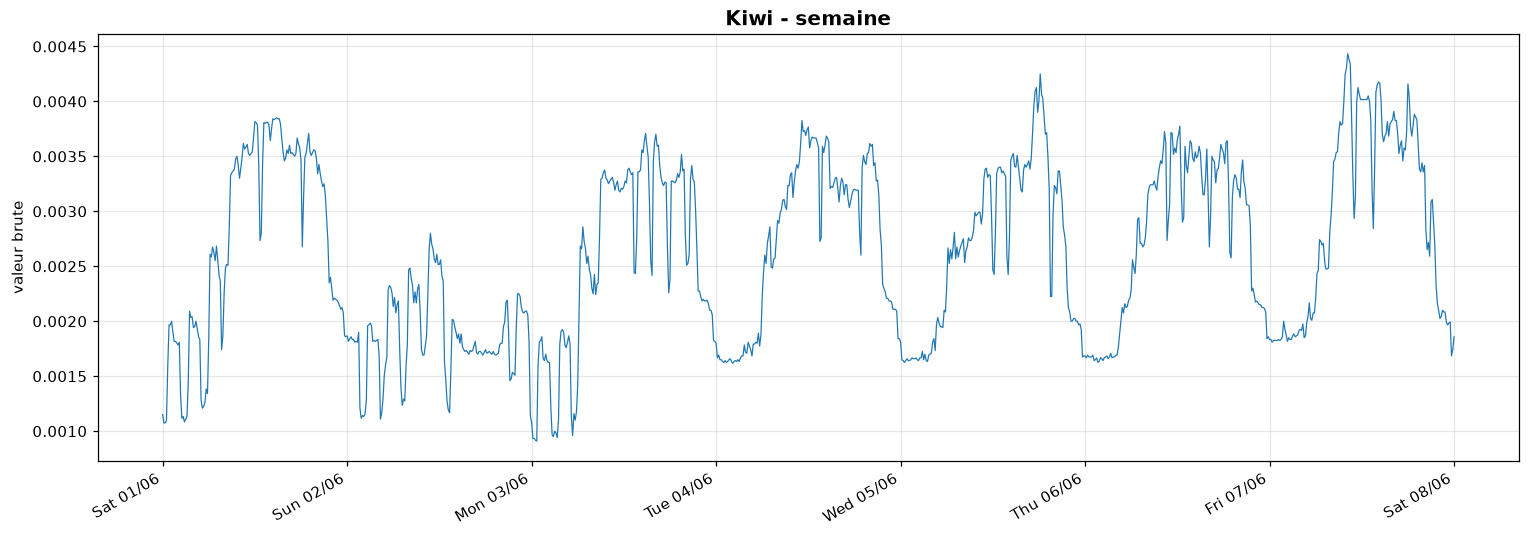
#> input picture Courbes de charge Mines/test.png, 1529 x 537 px; its folder holds only this picture in this run
$ python -i fonctions.py   (imports and definitions only)
#> lines starting #> are read from the running program, lines starting #| are printed output that depends on the picture
"""
Bibliotheque commune du projet "Courbes de charge".

Ce fichier regroupe TOUTES les fonctions utilisees dans le projet, qui etaient
auparavant dispersees dans trois fichiers differents (utils_energie.py,
visu_brute.py, talon.py). Il n'y a plus qu'un seul fichier a maintenir : celui-ci.

Sections :
  1. Chargement des fichiers Excel -> DataFrame indexe par le temps
  2. Decoupage en fenetres temporelles (jour / semaine / mois / annee / tout)
  3. Trace de la courbe brute (matplotlib)
  4. Semaine type d'un mois donne (plotly), brute et lissee
  5. Talon (puissance de base) : ponctuel sur une semaine, et glissant sur l'annee

Utilisation dans le notebook :
    from utils_energie import charger, tracer, tracer_semaine_type_mois, \
        tracer_semaine_type_mois_filtre, tracer_talon, tracer_talon_annuel_dynamique
"""

from pathlib import Path
import numpy as np
import pandas as pd
import matplotlib
import matplotlib.pyplot as plt
import matplotlib.dates as mdates
import plotly.express as px

EXCEL_EPOCH = pd.Timestamp("1899-12-30")
DUREES = {"jour": "1D", "semaine": "7D", "mois": "1MS", "annee": "1YS", "tout": None}


# ---------------------------------------------------------------------------
# 1. Chargement
# ---------------------------------------------------------------------------

# [90 lines left out: functions _serie_en_datetime, _construire_index, charger, fenetre, not called in this run]


# ---------------------------------------------------------------------------
# 3. Trace de la courbe brute
# ---------------------------------------------------------------------------

def tracer(data, echelle="tout", debut=None, titre=None, out=None):
    # 1. Gestion de l'echelle "tout"
    if echelle == "tout":
        sous = data
        t0 = data.index.min()
        t1 = data.index.max()
    else:
        # On ne fait appel au decoupage que si on demande une echelle precise
        sous, t0, t1 = fenetre(data, echelle, debut)

    if sous.empty:
        raise ValueError(f"Aucune donnee entre {t0.date()} et {t1.date()}")

    # 2. Creation de la figure
    fig, ax = plt.subplots(figsize=(14, 5))
    for col in sous.columns:
        ax.plot(sous.index, sous[col], lw=0.8, label=str(col))

    # Adaptation du titre par defaut selon l'echelle
    titre_defaut = (f"Vue globale : {t0.date()} -> {t1.date()}" if echelle == "tout"
                     else f"{echelle.capitalize()} : {t0.date()} -> {t1.date()}")
    ax.set_title(titre or titre_defaut, fontsize=13, fontweight="bold")

    ax.set_ylabel("Puissance en W")
    ax.grid(alpha=0.3)
    if len(sous.columns) > 1:
        ax.legend(fontsize=8, ncol=2)

    # 3. Format de l'axe temps adapte a l'echelle
    if echelle == "jour":
        ax.xaxis.set_major_formatter(mdates.DateFormatter("%Hh"))
    elif echelle == "semaine":
        ax.xaxis.set_major_formatter(mdates.DateFormatter("%a %d/%m"))
    elif echelle == "tout" or echelle == "annee":
        # Pour une vue globale, "Mois Annee" (ex: Jan 2022) evite de surcharger l'axe
        ax.xaxis.set_major_formatter(mdates.DateFormatter("%b %Y"))
    else:
        # Pour le mois
        ax.xaxis.set_major_formatter(mdates.DateFormatter("%d/%m/%y"))

    plt.setp(ax.get_xticklabels(), rotation=30, ha="right")

    fig.tight_layout()
    if out:
        fig.savefig(out, dpi=110, bbox_inches="tight")
        plt.close(fig)
        return out
    plt.show()


# ---------------------------------------------------------------------------
# 4. Semaine type d'un mois donne
# ---------------------------------------------------------------------------

# [185 lines left out: functions _construire_semaine_type, _tracer_semaine_type_plotly, tracer_semaine_type_mois, tracer_semaine_type_mois_filtre, calculer_talon, tracer_talon and 1 more, not called in this run]


# ---------------------------------------------------------------------------
# Utilisation en ligne de commande (facultatif)
# Exemple :  python utils_energie.py Argile.xlsx --echelle semaine --debut 2022-03-07
# ---------------------------------------------------------------------------

# [15 lines not run here, left out]

>>> import cv2
>>> picture = cv2.imread('Courbes de charge Mines/test.png', cv2.IMREAD_GRAYSCALE)
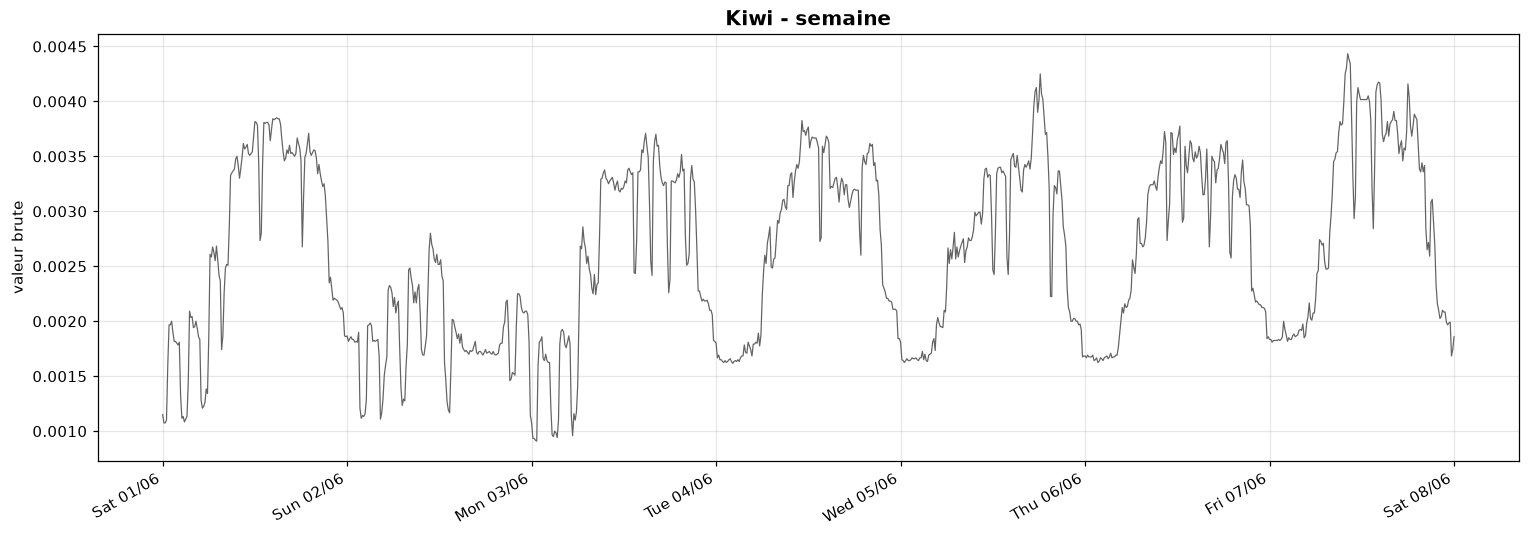
#> picture: shape (537, 1529); min 0, max 255, mean 248.7
>>> result = tracer(picture)
#> (the run stopped early here; a loop or call above may not have finished)
